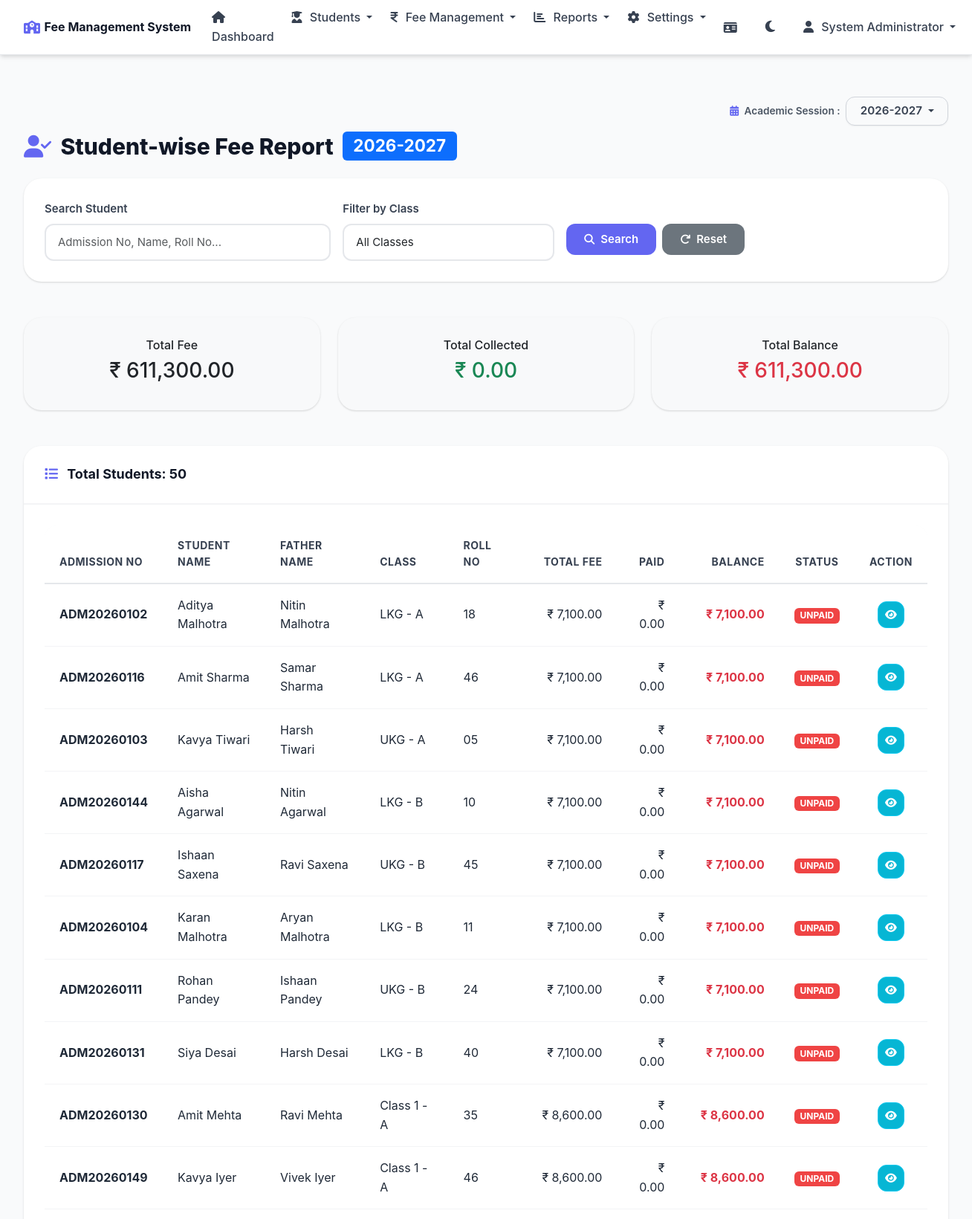
The page /modules/reports/student_wise_report.php (signed in, upper part) on the database its author committed.
### tables this page shows
CREATE TABLE academic_sessions (
    session_id INT AUTO_INCREMENT PRIMARY KEY,
    session_name VARCHAR(20) NOT NULL UNIQUE,
    start_date DATE NOT NULL,
    end_date DATE NOT NULL,
    is_active TINYINT(1) DEFAULT 0,
    created_at TIMESTAMP DEFAULT CURRENT_TIMESTAMP
);

CREATE TABLE students (
    student_id INT PRIMARY KEY AUTO_INCREMENT,
    admission_no VARCHAR(20) UNIQUE NOT NULL,
    first_name VARCHAR(50) NOT NULL,
    last_name VARCHAR(50) NOT NULL,
    father_name VARCHAR(100) NOT NULL,
    mother_name VARCHAR(100),
    date_of_birth DATE NOT NULL,
    gender ENUM('Male', 'Female', 'Other') NOT NULL,
    class_id INT NOT NULL,
    section_id INT NOT NULL,
    roll_number VARCHAR(20),
    contact_number VARCHAR(15) NOT NULL,
    email VARCHAR(100),
    address TEXT NOT NULL,
    admission_date DATE NOT NULL,
    academic_year VARCHAR(20) NOT NULL,
    status ENUM('active', 'inactive') DEFAULT 'active',
    created_at TIMESTAMP DEFAULT CURRENT_TIMESTAMP,
    updated_at TIMESTAMP DEFAULT CURRENT_TIMESTAMP ON UPDATE CURRENT_TIMESTAMP,
    FOREIGN KEY (class_id) REFERENCES classes(class_id),
    FOREIGN KEY (section_id) REFERENCES sections(section_id)
);

CREATE TABLE classes (
    class_id INT PRIMARY KEY AUTO_INCREMENT,
    class_name VARCHAR(50) NOT NULL,
    class_numeric INT NOT NULL,
    created_at TIMESTAMP DEFAULT CURRENT_TIMESTAMP,
    status ENUM('active', 'inactive') DEFAULT 'active'
);

CREATE TABLE sections (
    section_id INT PRIMARY KEY AUTO_INCREMENT,
    class_id INT NOT NULL,
    section_name VARCHAR(10) NOT NULL,
    created_at TIMESTAMP DEFAULT CURRENT_TIMESTAMP,
    status ENUM('active', 'inactive') DEFAULT 'active',
    FOREIGN KEY (class_id) REFERENCES classes(class_id) ON DELETE CASCADE,
    UNIQUE KEY unique_class_section (class_id, section_name)
);

### modules/reports/student_wise_report.php (the view, shortened to what the rows shown need)
<?php
require_once '../../config/database.php';
require_once '../../includes/session.php';
$selectedSession = getSelectedSession();
$search = sanitize($_GET['search'] ?? '');
$student_id = (int)($_GET['student_id'] ?? 0);
$status_filter = sanitize($_GET['status'] ?? '');
try {
    $db = getDB();
    $query = "
        SELECT
            s.student_id,
            s.admission_no,
            s.roll_number,
            CONCAT(s.first_name, ' ', s.last_name) as student_name,
            s.father_name,
            s.contact_number,
            c.class_name,
            sec.section_name,
            COALESCE(MAX(fs.total_fee), 0) as total_fee,
            COALESCE(SUM(fc.total_paid), 0) as total_paid,
            (COALESCE(MAX(fs.total_fee), 0) - COALESCE(SUM(fc.total_paid), 0)) as balance,
            COUNT(fc.payment_id) as payment_count,
            MAX(fc.payment_date) as last_payment_date
        FROM students s
        JOIN classes c ON s.class_id = c.class_id
        JOIN sections sec ON s.section_id = sec.section_id
        LEFT JOIN fee_structure fs ON s.class_id = fs.class_id AND fs.academic_year = :year1
        LEFT JOIN fee_collection fc ON s.student_id = fc.student_id AND fc.academic_year = :year2
        WHERE s.status = 'active'
    ";
    $params = ['year1' => $selectedSession, 'year2' => $selectedSession];
    $query .= " GROUP BY s.student_id";
    $query .= " ORDER BY c.class_numeric, sec.section_name, s.first_name";
    $students = $db->fetchAll($query, $params);
    $paymentHistory = [];
} catch(Exception $e) {
    error_log($e->getMessage());
    $students = [];
    $classes = [];
    $paymentHistory = [];
    $selectedStudent = null;
    $totalFee = $totalPaid = $totalBalance = 0;
}
require_once '../../includes/header.php';
?>
<div class="row">
    <div class="col-12">
        <h2 class="mb-4">
            <?php if ($status_filter === 'partial'): ?>
                <i class="fas fa-clock text-warning"></i> Partial Paid Students Report
                <span class="badge bg-warning float-end"><?php echo htmlspecialchars($selectedSession); ?></span>
            <?php else: ?>
                <i class="fas fa-user-check"></i> Student-wise Fee Report
                <span class="badge bg-primary float-end"><?php echo htmlspecialchars($selectedSession); ?></span>
            <?php endif; ?>
        </h2>
    </div>
</div>
<?php if ($student_id > 0 && $selectedStudent): ?>
<div class="row mb-4">
    <div class="col-12">
        <a href="student_wise_report.php<?php echo $search ? '?search=' . urlencode($search) : ''; ?>" class="btn btn-secondary btn-custom mb-3">
            <i class="fas fa-arrow-left"></i> Back to List
        </a>
        <div class="card card-custom">
            <div class="card-header">
                <i class="fas fa-user"></i> Student Details - <?php echo htmlspecialchars($selectedStudent['full_name']); ?>
            </div>
            <div class="card-body">
                <div class="row mb-3">
                    <div class="col-md-3">
                        <strong>Admission No:</strong><br>
                        <?php echo htmlspecialchars($selectedStudent['admission_no']); ?>
                    </div>
                    <div class="col-md-3">
                        <strong>Student Name:</strong><br>
                        <?php echo htmlspecialchars($selectedStudent['full_name']); ?>
                    </div>
                    <div class="col-md-3">
                        <strong>Father Name:</strong><br>
                        <?php echo htmlspecialchars($selectedStudent['father_name']); ?>
                    </div>
                    <div class="col-md-3">
                        <strong>Class:</strong><br>
                        <?php echo htmlspecialchars($selectedStudent['class_name'] . ' - ' . $selectedStudent['section_name']); ?>
                    </div>
                </div>
                <div class="row mb-3">
                    <div class="col-md-3">
                        <strong>Roll No:</strong><br>
                        <?php echo htmlspecialchars($selectedStudent['roll_number'] ?? '-'); ?>
                    </div>
                    <div class="col-md-3">
                        <strong>Contact:</strong><br>
                        <?php echo htmlspecialchars($selectedStudent['contact_number']); ?>
                    </div>
                    <div class="col-md-3">
                        <strong>Total Fee:</strong><br>
                        <span class="text-primary"><strong><?php echo formatCurrency($selectedStudent['total_fee']); ?></strong></span>
                    </div>
                    <div class="col-md-3">
                        <?php
                            $studentTotalPaid = 0;
                            foreach ($paymentHistory as $p) $studentTotalPaid += $p['total_paid'];
                            $studentBalance = $selectedStudent['total_fee'] - $studentTotalPaid;
                        ?>
                        <strong>Balance:</strong><br>
                        <?php if ($studentBalance <= 0): ?>
                            <span class="badge status-paid">FULLY PAID</span>
                        <?php else: ?>
                            <span class="text-danger"><strong><?php echo formatCurrency($studentBalance); ?></strong></span>
                        <?php endif; ?>
                    </div>
                </div>
            </div>
        </div>
    </div>
</div>
<div class="row">
    <div class="col-12">
        <div class="card card-custom">
            <div class="card-header d-flex justify-content-between align-items-center">
                <span><i class="fas fa-history"></i> Payment History (<?php echo count($paymentHistory); ?> payments)</span>
                <span>
                    <button class="btn btn-outline-success btn-sm" onclick="exportTableToCSV('student_wise_report.csv')"><i class="fas fa-file-csv"></i> CSV</button>
                    <button class="btn btn-outline-primary btn-sm" onclick="printReport()"><i class="fas fa-print"></i> Print</button>
                </span>
            </div>
            <div class="card-body">
                <?php if (count($paymentHistory) > 0): ?>
                <div class="table-responsive">
                    <table class="table table-custom table-hover">
                        <thead>
                            <tr>
                                <th>Receipt No</th>
                                <th>Date</th>
                                <th>Tuition</th>
                                <th>Exam</th>
                                <th>Library</th>
                                <th>Sports</th>
                                <th>Lab</th>
                                <th>Transport</th>
                                <th>Other</th>
                                <th>Fine</th>
                                <th>Discount</th>
                                <th class="text-end">Total</th>
                                <th>Mode</th>
                            </tr>
                        </thead>
                        <tbody>
                            <?php foreach($paymentHistory as $payment): ?>
                            <tr>
                                <td><strong><?php echo htmlspecialchars($payment['receipt_no']); ?></strong></td>
                                <td><?php echo formatDate($payment['payment_date']); ?></td>
                                <td><?php echo formatCurrency($payment['tuition_fee_paid']); ?></td>
                                <td><?php echo formatCurrency($payment['exam_fee_paid']); ?></td>
                                <td><?php echo formatCurrency($payment['library_fee_paid']); ?></td>
                                <td><?php echo formatCurrency($payment['sports_fee_paid']); ?></td>
                                <td><?php echo formatCurrency($payment['lab_fee_paid']); ?></td>
                                <td><?php echo formatCurrency($payment['transport_fee_paid']); ?></td>
                                <td><?php echo formatCurrency($payment['other_charges_paid']); ?></td>
                                <td><?php echo formatCurrency($payment['fine']); ?></td>
                                <td><?php echo formatCurrency($payment['discount']); ?></td>
                                <td class="text-end"><strong><?php echo formatCurrency($payment['total_paid']); ?></strong></td>
                                <td><span class="badge bg-secondary"><?php echo htmlspecialchars($payment['payment_mode']); ?></span></td>
                            </tr>
                            <?php endforeach; ?>
                        </tbody>
                        <tfoot>
                            <tr class="table-info">
                                <th colspan="11" class="text-end">Total Paid:</th>
                                <th class="text-end"><?php echo formatCurrency($studentTotalPaid); ?></th>
                                <th></th>
                            </tr>
                        </tfoot>
                    </table>
                </div>
                <?php else: ?>
                <p class="text-center text-muted">No payments recorded for this student.</p>
                <?php endif; ?>
            </div>
        </div>
    </div>
</div>
<?php else: ?>
<div class="row">
    <div class="col-12">
        <div class="card card-custom">
            <div class="card-body">
                <?php if (count($students) > 0): ?>
                <div class="table-responsive">
                    <table class="table table-custom table-hover">
                        <thead>
                            <tr>
                                <th>Admission No</th>
                                <th>Student Name</th>
                                <th>Father Name</th>
                                <th>Class</th>
                                <th>Roll No</th>
                                <th class="text-end">Total Fee</th>
                                <th class="text-end">Paid</th>
                                <th class="text-end">Balance</th>
                                <th class="text-center">Status</th>
                                <th class="text-center">Action</th>
                            </tr>
                        </thead>
                        <tbody>
                            <?php foreach($students as $student): ?>
                            <tr>
                                <td><strong><?php echo htmlspecialchars($student['admission_no']); ?></strong></td>
                                <td><?php echo htmlspecialchars($student['student_name']); ?></td>
                                <td><?php echo htmlspecialchars($student['father_name']); ?></td>
                                <td><?php echo htmlspecialchars($student['class_name'] . ' - ' . $student['section_name']); ?></td>
                                <td><?php echo htmlspecialchars($student['roll_number'] ?? '-'); ?></td>
                                <td class="text-end"><?php echo formatCurrency($student['total_fee']); ?></td>
                                <td class="text-end"><?php echo formatCurrency($student['total_paid']); ?></td>
                                <td class="text-end">
                                    <strong class="<?php echo $student['balance'] > 0 ? 'text-danger' : 'text-success'; ?>">
                                        <?php echo formatCurrency($student['balance']); ?>
                                    </strong>
                                </td>
                                <td class="text-center">
                                    <?php if ($student['balance'] <= 0): ?>
                                        <span class="badge status-paid">PAID</span>
                                    <?php elseif ($student['total_paid'] > 0): ?>
                                        <span class="badge status-partial">PARTIAL</span>
                                    <?php else: ?>
                                        <span class="badge status-unpaid">UNPAID</span>
                                    <?php endif; ?>
                                </td>
                                <td class="text-center">
                                    <a href="student_wise_report.php?student_id=<?php echo $student['student_id']; ?>"
                                       class="btn btn-sm btn-info btn-icon" title="View Details">
                                        <i class="fas fa-eye"></i>
                                    </a>
                                </td>
                            </tr>
                            <?php endforeach; ?>
                        </tbody>
                    </table>
                </div>
                <?php else: ?>
                <p class="text-center text-muted">No students found.</p>
                <?php endif; ?>
            </div>
        </div>
    </div>
</div>
<?php endif; ?>
<?php require_once '../../includes/footer.php'; ?>

### includes/header.php (shortened to what the rows shown need)
<!DOCTYPE html>
<html lang="en" data-theme="light">
<head>
    <link href="https://cdn.jsdelivr.net/npm/bootstrap@5.3.0/dist/css/bootstrap.min.css" rel="stylesheet">
    <link href="https://cdnjs.cloudflare.com/ajax/libs/font-awesome/6.4.0/css/all.min.css" rel="stylesheet">
    <link href="/assets/css/style.css" rel="stylesheet">
</head>
<body>
    <div class="<?php echo (isLoggedIn() && basename($_SERVER['PHP_SELF']) != 'login.php') ? 'container-fluid mt-4' : ''; ?>">
        <?php if(isLoggedIn() && basename($_SERVER['PHP_SELF']) != 'login.php'): ?>
        <?php
        $headerSessions = getAllSessions();
        $headerSelectedSession = getSelectedSession();
        ?>
        <div class="session-selector-wrapper">
            <span class="session-label"><i class="fas fa-calendar-alt"></i> Academic Session :</span>
            <div class="dropdown">
                <button class="btn dropdown-toggle session-selector-btn" type="button" id="sessionDropdown" data-bs-toggle="dropdown">
                    <?php echo htmlspecialchars($headerSelectedSession); ?>
                </button>
            </div>
        </div>
        <?php endif; ?>

### rows shown on the page
academic_sessions: session_name "2026-2027"
students: admission_no "ADM20260102", student_name "Aditya Malhotra", father_name "Nitin Malhotra", class.section_name "LKG - A", roll_number "18", total_fee "₹ 7,100.00", total_paid "₹ 0.00", balance "₹ 7,100.00", shows "UNPAID"
students: admission_no "ADM20260116", student_name "Amit Sharma", father_name "Samar Sharma", class.section_name "LKG - A", roll_number "46", total_fee "₹ 7,100.00", total_paid "₹ 0.00", balance "₹ 7,100.00", shows "UNPAID"
students: admission_no "ADM20260103", student_name "Kavya Tiwari", father_name "Harsh Tiwari", class.section_name "UKG - A", roll_number "05", total_fee "₹ 7,100.00", total_paid "₹ 0.00", balance "₹ 7,100.00", shows "UNPAID"
students: admission_no "ADM20260144", student_name "Aisha Agarwal", father_name "Nitin Agarwal", class.section_name "LKG - B", roll_number "10", total_fee "₹ 7,100.00", total_paid "₹ 0.00", balance "₹ 7,100.00", shows "UNPAID"
students: admission_no "ADM20260117", student_name "Ishaan Saxena", father_name "Ravi Saxena", class.section_name "UKG - B", roll_number "45", total_fee "₹ 7,100.00", total_paid "₹ 0.00", balance "₹ 7,100.00", shows "UNPAID"
students: admission_no "ADM20260104", student_name "Karan Malhotra", father_name "Aryan Malhotra", class.section_name "LKG - B", roll_number "11", total_fee "₹ 7,100.00", total_paid "₹ 0.00", balance "₹ 7,100.00", shows "UNPAID"
students: admission_no "ADM20260111", student_name "Rohan Pandey", father_name "Ishaan Pandey", class.section_name "UKG - B", roll_number "24", total_fee "₹ 7,100.00", total_paid "₹ 0.00", balance "₹ 7,100.00", shows "UNPAID"
students: admission_no "ADM20260131", student_name "Siya Desai", father_name "Harsh Desai", class.section_name "LKG - B", roll_number "40", total_fee "₹ 7,100.00", total_paid "₹ 0.00", balance "₹ 7,100.00", shows "UNPAID"
students: admission_no "ADM20260130", student_name "Amit Mehta", father_name "Ravi Mehta", class.section_name "Class 1 - A", roll_number "35", total_fee "₹ 8,600.00", total_paid "₹ 0.00", balance "₹ 8,600.00", shows "UNPAID"
students: admission_no "ADM20260149", student_name "Kavya Iyer", father_name "Vivek Iyer", class.section_name "Class 1 - A", roll_number "46", total_fee "₹ 8,600.00", total_paid "₹ 0.00", balance "₹ 8,600.00", shows "UNPAID"

### other values the page prints
$siteSettings['school_name'] "Fee Management System"
getAdminName() "System Administrator"
formatCurrency($totalFee) "₹ 611,300.00"
formatCurrency($totalPaid) "₹ 0.00"
formatCurrency($totalBalance) "₹ 611,300.00"
count($students) "50"
